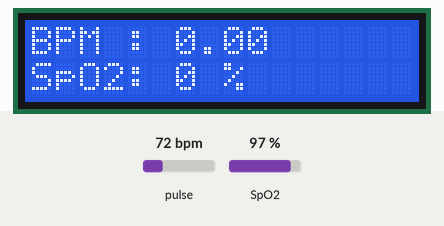
Simulated run of this sketch. Board: Arduino Uno, built with avr-gcc and run on an emulated ATmega328P. On the bench: 16×2 character LCD. The test bench sets the inputs (shaded band); at power-on: pulse 72 bpm, SpO2 97 %.

Above: at 3.2 s.
3.3 s: pulse set to 42 bpm
At 5.9 s:
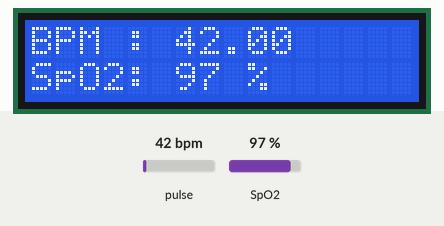
6.6 s: SpO2 set to 80 %
At 8.1 s:
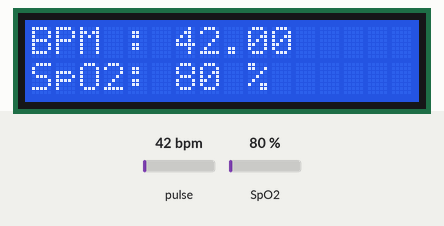
8.7 s: pulse set to 70 bpm
At 10.3 s:
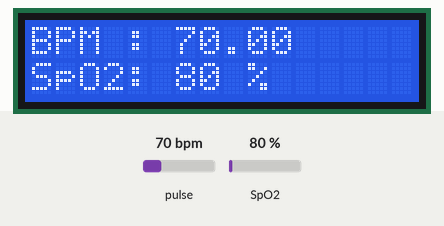
10.7 s: SpO2 set to 85 %
At 12.5 s:
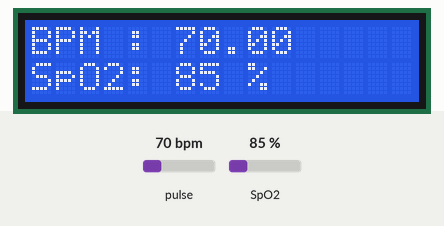
Timing chart, 0 to 13.8 s (numbered marks = the images above; inputs shaded):
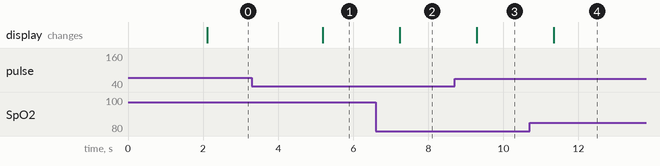

Measured:
- after the input at 3.3 s, the display: changes after 1.9 s (image 1)
- after the input at 6.6 s, the display: changes after 0.64 s (image 2)
- after the input at 8.7 s, the display: changes after 0.59 s (image 3)
- after the input at 10.7 s, the display: changes after 0.64 s (image 4)

The sketch:

pulse.ino
```cpp
#include "MAX30100_PulseOximeter.h"
#include <Wire.h> // Library for I2C communication
#include <LiquidCrystal_I2C.h> // Library for LCD
// Wiring: SDA pin is connected to A4 and SCL pin to A5.
// Connect to LCD via I2C, default address 0x27 (A0-A2 not jumpered)
LiquidCrystal_I2C lcd = LiquidCrystal_I2C(0x27, 16, 2); // Change to (0x27,16,2) for 16x2 LCD.
#define refresh     1000

PulseOximeter pox;

uint32_t lastRefresh = 0;

void onBeatDetected()
{
  Serial.println("Beat!");
}

void setup()
{
  lcd.init();
  lcd.backlight();
  lcd.clear();
  lcd.setCursor(0, 0);
  lcd.print("Initializing...");
  delay(2000);
  if (!pox.begin())
  {
    lcd.setCursor(0, 1);
    lcd.print("FAILED");
    // for (;;);
  } else
  {
    lcd.setCursor(0, 1);
    lcd.print("SUCCESS");
  }
  pox.setIRLedCurrent(MAX30100_LED_CURR_7_6MA);
  pox.setOnBeatDetectedCallback(onBeatDetected);
}

void loop()
{
  pox.update();

  if (millis() - lastRefresh > refresh)
  {
    lcd.clear();
    lcd.setCursor(0, 0);
    lcd.print("BPM : ");
    lcd.print(pox.getHeartRate());
    lcd.setCursor(0, 1);
    lcd.print("SpO2: ");
    lcd.print(pox.getSpO2());
    lcd.print(" %");
    lastRefresh = millis();
  }
}
```
